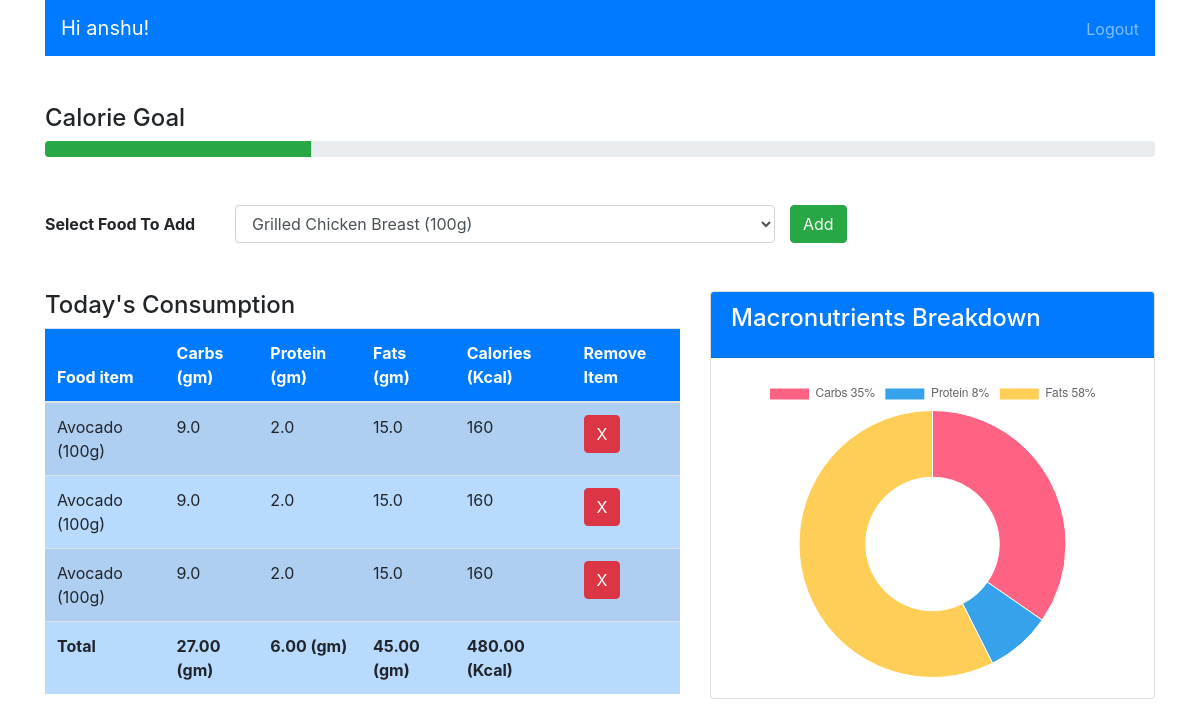
The app's page / (signed in) with its own data.
### myapp/models.py (models this page shows)
class Consume(models.Model):
    user = models.ForeignKey(User,on_delete=models.CASCADE)
    food_consumed = models.ForeignKey(Food,on_delete=models.CASCADE)

class Food(models.Model):
    def __str__(self):
        return self.name
    name = models.CharField(max_length=100)
    carbs = models.FloatField()
    protein = models.FloatField()
    fats = models.FloatField()
    calories = models.IntegerField()

### myapp/views.py (the view)
# urls.py: path('',views.index,name="index"),
def index(request):
    if request.method =="POST":
        food_consumed = request.POST['food_consumed']
        consume = Food.objects.get(name=food_consumed)
        user = request.user
        consume = Consume(user=user,food_consumed=consume)
        consume.save()
    foods = Food.objects.all()
    consumed_food = Consume.objects.filter(user=request.user)
    print(foods)
    return render(request,'myapp/index.html',{'foods':foods,'consumed_food':consumed_food})

### myapp/templates/myapp/index.html (shortened to what this page needs)
<!DOCTYPE html>
<html lang="en">
<head>
    <link rel="stylesheet" href="https://maxcdn.bootstrapcdn.com/bootstrap/4.0.0/css/bootstrap.min.css">
</head>
<body>
    <div class="container">
        <nav class="navbar navbar-dark bg-primary">
            <span class="navbar-brand">Hi {{request.user.username}}!</span>
            <ul class="navbar-nav ml-auto">
                {% if user.is_authenticated %}
                    <li class="nav-item">
                        <form method="POST" action="{% url 'logout' %}">
                            <button type="submit" class="btn btn-link nav-link" style="display: inline; padding: 0; border: none; background: none;">Logout</button>
                        </form>
                    </li>
                {% endif %}
            </ul>
        </nav>
        <div class="mt-5">
            <h4>Calorie Goal</h4>
            <div class="progress">
                <div id="calorieProgress" class="progress-bar bg-success" role="progressbar" style="width: 0%" aria-valuenow="0" aria-valuemin="0" aria-valuemax="100"></div>
            </div>
        </div>
        <div class="mt-5">
            <form method="POST">
                <div class="form-group row">
                    <label for="food_consumed" class="col-md-2 col-form-label"><b>Select Food To Add</b></label>
                    <div class="col-md-6">
                        <select class="form-control" name="food_consumed" id="food_consumed">
                            {% for food in foods %}
                                <option value="{{ food.name }}">{{ food.name }}</option>
                            {% endfor %}
                        </select>
                    </div>
                    <button type="submit" class="btn btn-success">Add</button>
                </div>
            </form>
        </div>
        <div class="row mt-5">
            <div class="col-md-7">
                <h4>Today's Consumption</h4>
                <table id="table" class="table table-striped table-primary">
                    <thead class="bg-primary text-white">
                        <tr>
                            <th>Food item</th>
                            <th>Carbs (gm)</th>
                            <th>Protein (gm)</th>
                            <th>Fats (gm)</th>
                            <th>Calories (Kcal)</th>
                            <th>Remove Item</th>
                        </tr>
                    </thead>
                    <tbody>
                        {% for c in consumed_food %}
                            <tr>
                                <td>{{ c.food_consumed.name }}</td>
                                <td>{{ c.food_consumed.carbs }}</td>
                                <td>{{ c.food_consumed.protein }}</td>
                                <td>{{ c.food_consumed.fats }}</td>
                                <td>{{ c.food_consumed.calories }}</td>
                                <td><a href="{% url 'delete' c.id %}" class="btn btn-danger">X</a></td>
                            </tr>
                        {% endfor %}
                        <tr>
                            <td><b>Total</b></td>
                            <td id="totalCarbs"><b></b></td>
                            <td id="totalProtein"><b></b></td>
                            <td id="totalFats"><b></b></td>
                            <td id="totalCalories"><b></b></td>
                            <td></td>
                        </tr>
                    </tbody>
                </table>
            </div>
            <div class="col-md-5">
                <div class="card">
                    <div class="card-header bg-primary text-white">
                        <h4 class="card-title">Macronutrients Breakdown</h4>
                    </div>
                    <div class="card-body">
                        <canvas id="myChart" width="300" height="300"></canvas>
                    </div>
                </div>
            </div>
        </div>
    </div>
    <script>
        document.addEventListener('DOMContentLoaded', function() {
            var table = document.getElementById("table");
            var carbs = 0, protein = 0, fats = 0, calories = 0;
            for (var i = 1; i < table.rows.length - 1; i++) {
                var row = table.rows[i];
                carbs += parseFloat(row.cells[1].textContent);
                protein += parseFloat(row.cells[2].textContent);
                fats += parseFloat(row.cells[3].textContent);
                calories += parseFloat(row.cells[4].textContent);
            }
            document.getElementById("totalCarbs").innerHTML = '<b>' + carbs.toFixed(2) + ' (gm)</b>';
            document.getElementById("totalProtein").innerHTML = '<b>' + protein.toFixed(2) + ' (gm)</b>';
            document.getElementById("totalFats").innerHTML = '<b>' + fats.toFixed(2) + ' (gm)</b>';
            document.getElementById("totalCalories").innerHTML = '<b>' + calories.toFixed(2) + ' (Kcal)</b>';
            var calorieProgress = (calories / 2000) * 100;
            document.getElementById("calorieProgress").style.width = calorieProgress + "%";
            var total = carbs + protein + fats;
            var carbsPercentage = Math.round((carbs / total) * 100);
            var proteinPercentage = Math.round((protein / total) * 100);
            var fatsPercentage = Math.round((fats / total) * 100);
            var ctx = document.getElementById('myChart').getContext('2d');
            var myChart = new Chart(ctx, {
                type: 'doughnut',
                data: {
                    labels: ['Carbs ' + carbsPercentage + '%', 'Protein ' + proteinPercentage + '%', 'Fats ' + fatsPercentage + '%'],
                    datasets: [{
                        data: [carbsPercentage, proteinPercentage, fatsPercentage],
                        backgroundColor: [
                            'rgba(255, 99, 132, 1)',
                            'rgba(54, 162, 235, 1)',
                            'rgba(255, 206, 86, 1)'
                        ],
                        borderWidth: 1
                    }]
                },
                options: {
                    responsive: true,
                    maintainAspectRatio: false
                }
            });
        });
    </script>
</body>
</html>

### records on screen
Consume: food_consumed.name "Avocado (100g)", food_consumed.carbs "9.0", food_consumed.protein "2.0", food_consumed.fats "15.0", food_consumed.calories "160"
Consume: food_consumed.name "Avocado (100g)", food_consumed.carbs "9.0", food_consumed.protein "2.0", food_consumed.fats "15.0", food_consumed.calories "160"
Consume: food_consumed.name "Avocado (100g)", food_consumed.carbs "9.0", food_consumed.protein "2.0", food_consumed.fats "15.0", food_consumed.calories "160"

### other values on screen
{{ request.user.username }} "anshu"
form field food_consumed "Grilled Chicken Breast (100g)"
